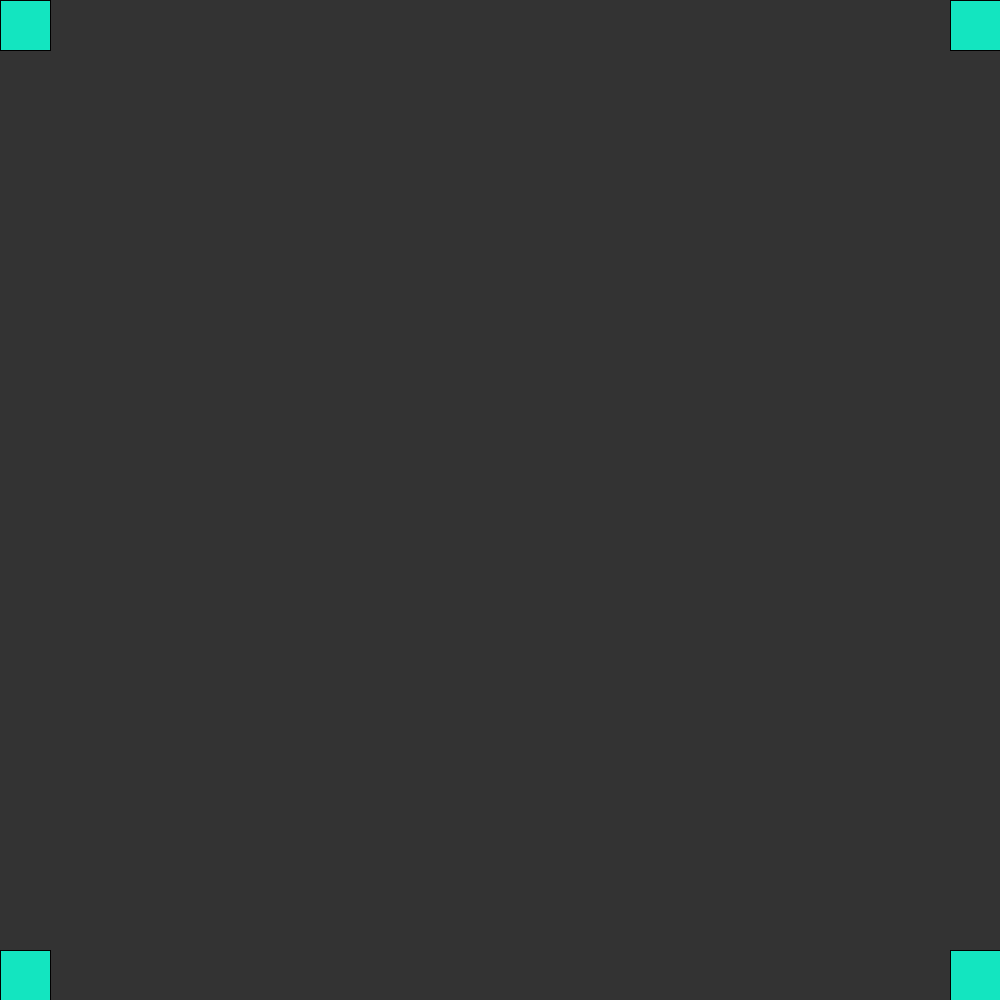
Frame 1 (no input)
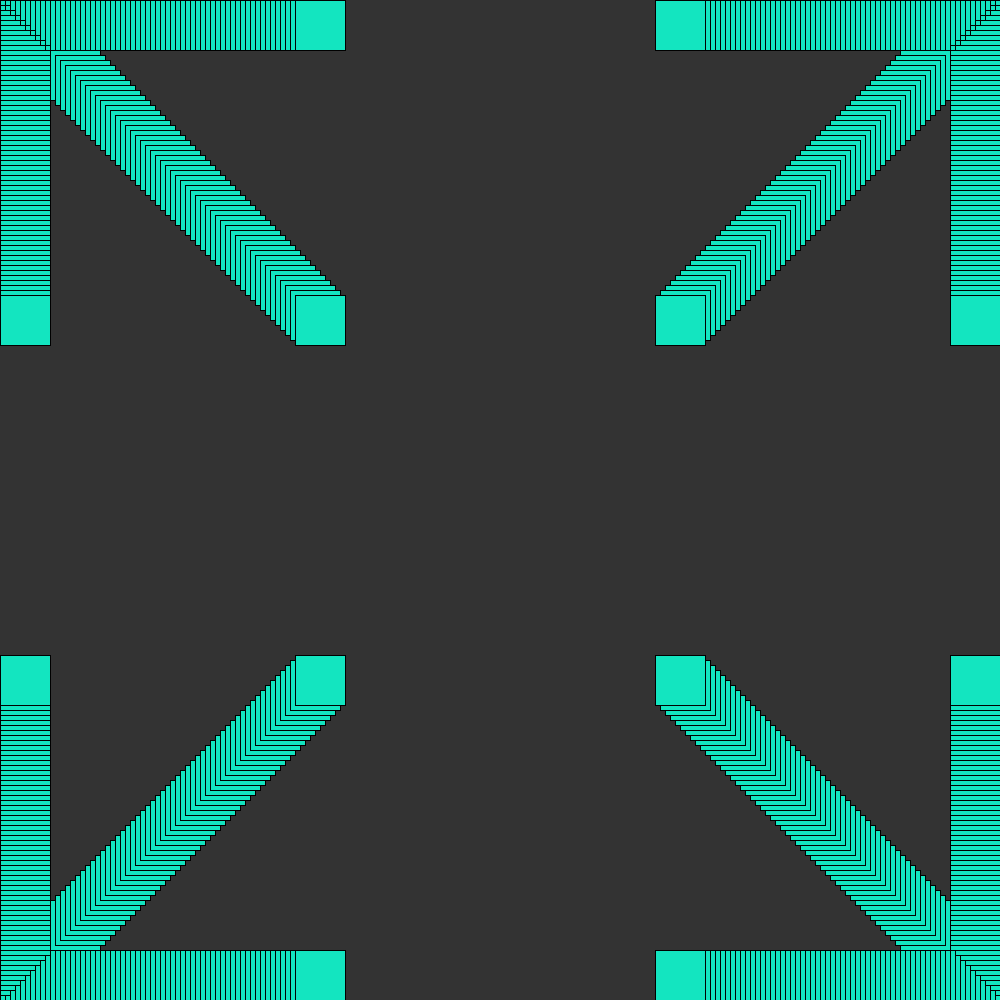
Frame 60 (the mouse pressed at the canvas centre just before this capture)
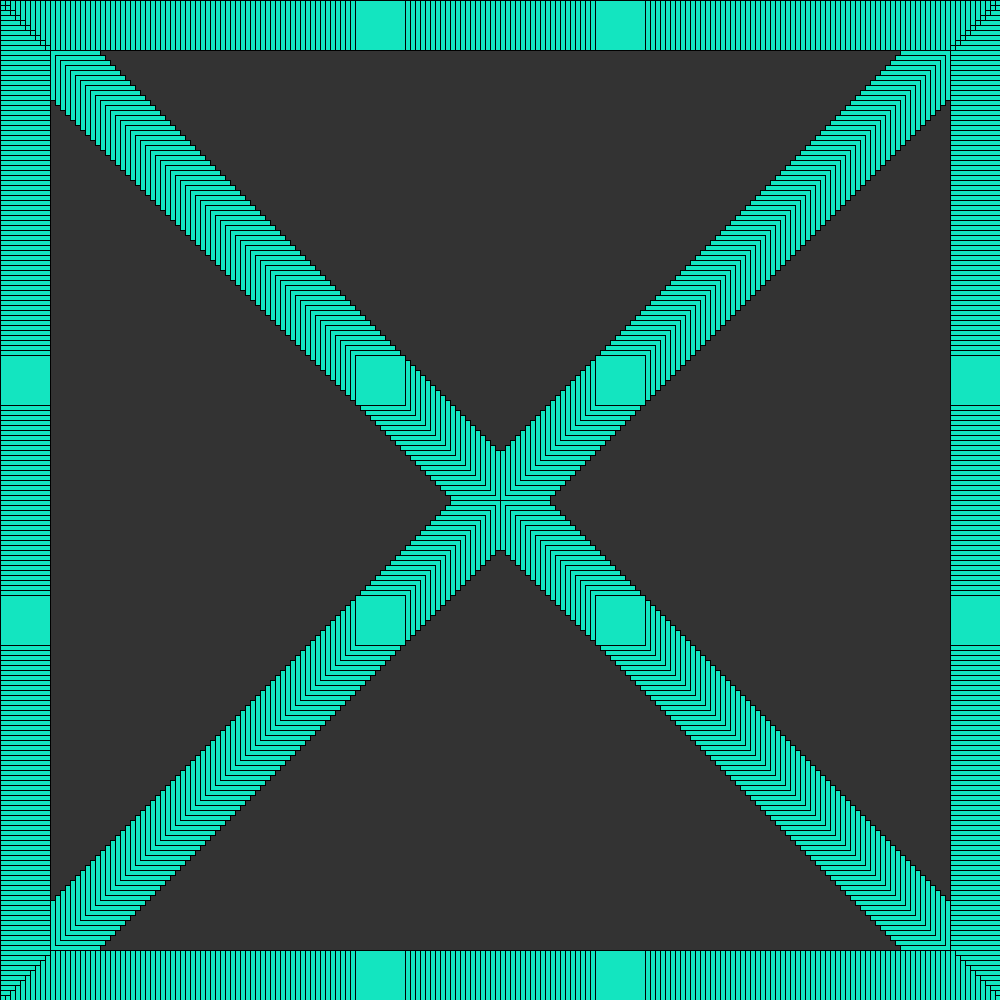
Frame 120 (the mouse held since frame 60 and released just before this capture)

The Processing sketch that drew these frames (run headless with seeded random() and noise(); from frame 60 on, the mouse is pressed at the canvas centre):

// Processing sketch: Headache__by_Darius
// ── Headache__by_Darius.pde
int a=0;
void setup()
{
  background(51);
  size(1000, 1000);
}
void draw()
{
  fill(#13E5C0);
  rect(0+a, 0, 50, 50);
  rect(0,0+a,50,50);
  rect(0+a,0+a,50,50);
  rect(950-a,0,50,50);
  rect(950,0+a,50,50);
  rect(950-a,0+a,50,50);
  rect(0+a,950,50,50);
  rect(0+a,950-a,50,50);
  rect(0,950-a,50,50);
  rect(950,950-a,50,50);
  rect(950-a,950-a,50,50);
  rect(950-a,950,50,50);
  a=a+5;
  if (a>1000)
  {
    background(51);
    a=0;
  }
}
